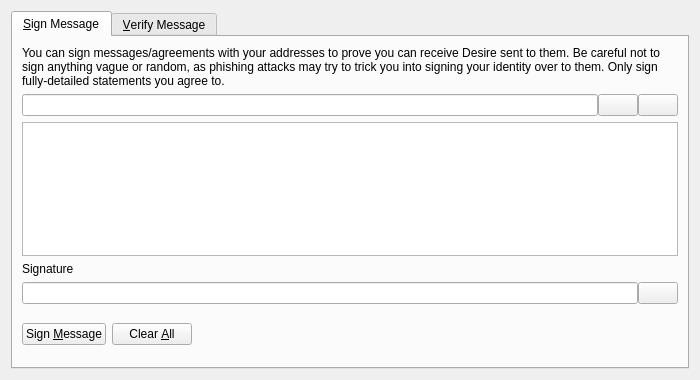
<?xml version="1.0" encoding="UTF-8"?>
<ui version="4.0">
 <class>SignVerifyMessageDialog</class>
 <widget class="QDialog" name="SignVerifyMessageDialog">
  <property name="geometry">
   <rect>
    <x>0</x>
    <y>0</y>
    <width>700</width>
    <height>380</height>
   </rect>
  </property>
  <property name="windowTitle">
   <string>Signatures - Sign / Verify a Message</string>
  </property>
  <property name="modal">
   <bool>true</bool>
  </property>
  <layout class="QVBoxLayout" name="verticalLayout">
   <item>
    <widget class="QTabWidget" name="tabWidget">
     <property name="currentIndex">
      <number>0</number>
     </property>
     <widget class="QWidget" name="tabSignMessage">
      <attribute name="title">
       <string>&amp;Sign Message</string>
      </attribute>
      <layout class="QVBoxLayout" name="verticalLayout_SM">
       <item>
        <widget class="QLabel" name="infoLabel_SM">
         <property name="text">
          <string>You can sign messages/agreements with your addresses to prove you can receive Desire sent to them. Be careful not to sign anything vague or random, as phishing attacks may try to trick you into signing your identity over to them. Only sign fully-detailed statements you agree to.</string>
         </property>
         <property name="textFormat">
          <enum>Qt::PlainText</enum>
         </property>
         <property name="wordWrap">
          <bool>true</bool>
         </property>
        </widget>
       </item>
       <item>
        <layout class="QHBoxLayout" name="horizontalLayout_1_SM">
         <property name="spacing">
          <number>0</number>
         </property>
         <item>
          <widget class="QValidatedLineEdit" name="addressIn_SM">
           <property name="toolTip">
            <string>The Desire address to sign the message with</string>
           </property>
          </widget>
         </item>
         <item>
          <widget class="QPushButton" name="addressBookButton_SM">
           <property name="toolTip">
            <string>Choose previously used address</string>
           </property>
           <property name="text">
            <string/>
           </property>
           <property name="shortcut">
            <string>Alt+A</string>
           </property>
           <property name="autoDefault">
            <bool>false</bool>
           </property>
          </widget>
         </item>
         <item>
          <widget class="QPushButton" name="pasteButton_SM">
           <property name="toolTip">
            <string>Paste address from clipboard</string>
           </property>
           <property name="text">
            <string/>
           </property>
           <property name="shortcut">
            <string>Alt+P</string>
           </property>
           <property name="autoDefault">
            <bool>false</bool>
           </property>
          </widget>
         </item>
        </layout>
       </item>
       <item>
        <widget class="QPlainTextEdit" name="messageIn_SM">
         <property name="toolTip">
          <string>Enter the message you want to sign here</string>
         </property>
        </widget>
       </item>
       <item>
        <widget class="QLabel" name="signatureLabel_SM">
         <property name="text">
          <string>Signature</string>
         </property>
         <property name="textFormat">
          <enum>Qt::PlainText</enum>
         </property>
        </widget>
       </item>
       <item>
        <layout class="QHBoxLayout" name="horizontalLayout_2_SM">
         <property name="spacing">
          <number>0</number>
         </property>
         <item>
          <widget class="QLineEdit" name="signatureOut_SM">
           <property name="font">
            <font>
             <italic>true</italic>
            </font>
           </property>
           <property name="readOnly">
            <bool>true</bool>
           </property>
          </widget>
         </item>
         <item>
          <widget class="QPushButton" name="copySignatureButton_SM">
           <property name="toolTip">
            <string>Copy the current signature to the system clipboard</string>
           </property>
           <property name="text">
            <string/>
           </property>
           <property name="autoDefault">
            <bool>false</bool>
           </property>
          </widget>
         </item>
        </layout>
       </item>
       <item>
        <layout class="QHBoxLayout" name="horizontalLayout_3_SM">
         <item>
          <widget class="QPushButton" name="signMessageButton_SM">
           <property name="toolTip">
            <string>Sign the message to prove you own this Desire address</string>
           </property>
           <property name="text">
            <string>Sign &amp;Message</string>
           </property>
           <property name="autoDefault">
            <bool>false</bool>
           </property>
          </widget>
         </item>
         <item>
          <widget class="QPushButton" name="clearButton_SM">
           <property name="toolTip">
            <string>Reset all sign message fields</string>
           </property>
           <property name="text">
            <string>Clear &amp;All</string>
           </property>
           <property name="autoDefault">
            <bool>false</bool>
           </property>
          </widget>
         </item>
         <item>
          <spacer name="horizontalSpacer_1_SM">
           <property name="orientation">
            <enum>Qt::Horizontal</enum>
           </property>
           <property name="sizeHint" stdset="0">
            <size>
             <width>40</width>
             <height>48</height>
            </size>
           </property>
          </spacer>
         </item>
         <item>
          <widget class="QLabel" name="statusLabel_SM">
           <property name="font">
            <font>
             <weight>75</weight>
             <bold>true</bold>
            </font>
           </property>
           <property name="text">
            <string/>
           </property>
           <property name="wordWrap">
            <bool>true</bool>
           </property>
          </widget>
         </item>
         <item>
          <spacer name="horizontalSpacer_2_SM">
           <property name="orientation">
            <enum>Qt::Horizontal</enum>
           </property>
           <property name="sizeHint" stdset="0">
            <size>
             <width>40</width>
             <height>48</height>
            </size>
           </property>
          </spacer>
         </item>
        </layout>
       </item>
      </layout>
     </widget>
     <widget class="QWidget" name="tabVerifyMessage">
      <attribute name="title">
       <string>&amp;Verify Message</string>
      </attribute>
      <layout class="QVBoxLayout" name="verticalLayout_VM">
       <item>
        <widget class="QLabel" name="infoLabel_VM">
         <property name="text">
          <string>Enter the receiver's address, message (ensure you copy line breaks, spaces, tabs, etc. exactly) and signature below to verify the message. Be careful not to read more into the signature than what is in the signed message itself, to avoid being tricked by a man-in-the-middle attack. Note that this only proves the signing party receives with the address, it cannot prove sendership of any transaction!</string>
         </property>
         <property name="textFormat">
          <enum>Qt::PlainText</enum>
         </property>
         <property name="alignment">
          <set>Qt::AlignLeading|Qt::AlignLeft|Qt::AlignTop</set>
         </property>
         <property name="wordWrap">
          <bool>true</bool>
         </property>
        </widget>
       </item>
       <item>
        <layout class="QHBoxLayout" name="horizontalLayout_1_VM">
         <property name="spacing">
          <number>0</number>
         </property>
         <item>
          <widget class="QValidatedLineEdit" name="addressIn_VM">
           <property name="toolTip">
            <string>The Desire address the message was signed with</string>
           </property>
          </widget>
         </item>
         <item>
          <widget class="QPushButton" name="addressBookButton_VM">
           <property name="toolTip">
            <string>Choose previously used address</string>
           </property>
           <property name="text">
            <string/>
           </property>
           <property name="shortcut">
            <string>Alt+A</string>
           </property>
           <property name="autoDefault">
            <bool>false</bool>
           </property>
          </widget>
         </item>
        </layout>
       </item>
       <item>
        <widget class="QPlainTextEdit" name="messageIn_VM"/>
       </item>
       <item>
        <widget class="QValidatedLineEdit" name="signatureIn_VM"/>
       </item>
       <item>
        <layout class="QHBoxLayout" name="horizontalLayout_2_VM">
         <item>
          <widget class="QPushButton" name="verifyMessageButton_VM">
           <property name="toolTip">
            <string>Verify the message to ensure it was signed with the specified Desire address</string>
           </property>
           <property name="text">
            <string>Verify &amp;Message</string>
           </property>
           <property name="autoDefault">
            <bool>false</bool>
           </property>
          </widget>
         </item>
         <item>
          <widget class="QPushButton" name="clearButton_VM">
           <property name="toolTip">
            <string>Reset all verify message fields</string>
           </property>
           <property name="text">
            <string>Clear &amp;All</string>
           </property>
           <property name="autoDefault">
            <bool>false</bool>
           </property>
          </widget>
         </item>
         <item>
          <spacer name="horizontalSpacer_1_VM">
           <property name="orientation">
            <enum>Qt::Horizontal</enum>
           </property>
           <property name="sizeHint" stdset="0">
            <size>
             <width>40</width>
             <height>48</height>
            </size>
           </property>
          </spacer>
         </item>
         <item>
          <widget class="QLabel" name="statusLabel_VM">
           <property name="font">
            <font>
             <weight>75</weight>
             <bold>true</bold>
            </font>
           </property>
           <property name="text">
            <string/>
           </property>
           <property name="wordWrap">
            <bool>true</bool>
           </property>
          </widget>
         </item>
         <item>
          <spacer name="horizontalSpacer_2_VM">
           <property name="orientation">
            <enum>Qt::Horizontal</enum>
           </property>
           <property name="sizeHint" stdset="0">
            <size>
             <width>40</width>
             <height>48</height>
            </size>
           </property>
          </spacer>
         </item>
        </layout>
       </item>
      </layout>
     </widget>
    </widget>
   </item>
  </layout>
 </widget>
 <customwidgets>
  <customwidget>
   <class>QValidatedLineEdit</class>
   <extends>QLineEdit</extends>
   <header>qvalidatedlineedit.h</header>
  </customwidget>
 </customwidgets>
 <resources>
  <include location="../desire.qrc"/>
 </resources>
 <connections/>
</ui>
